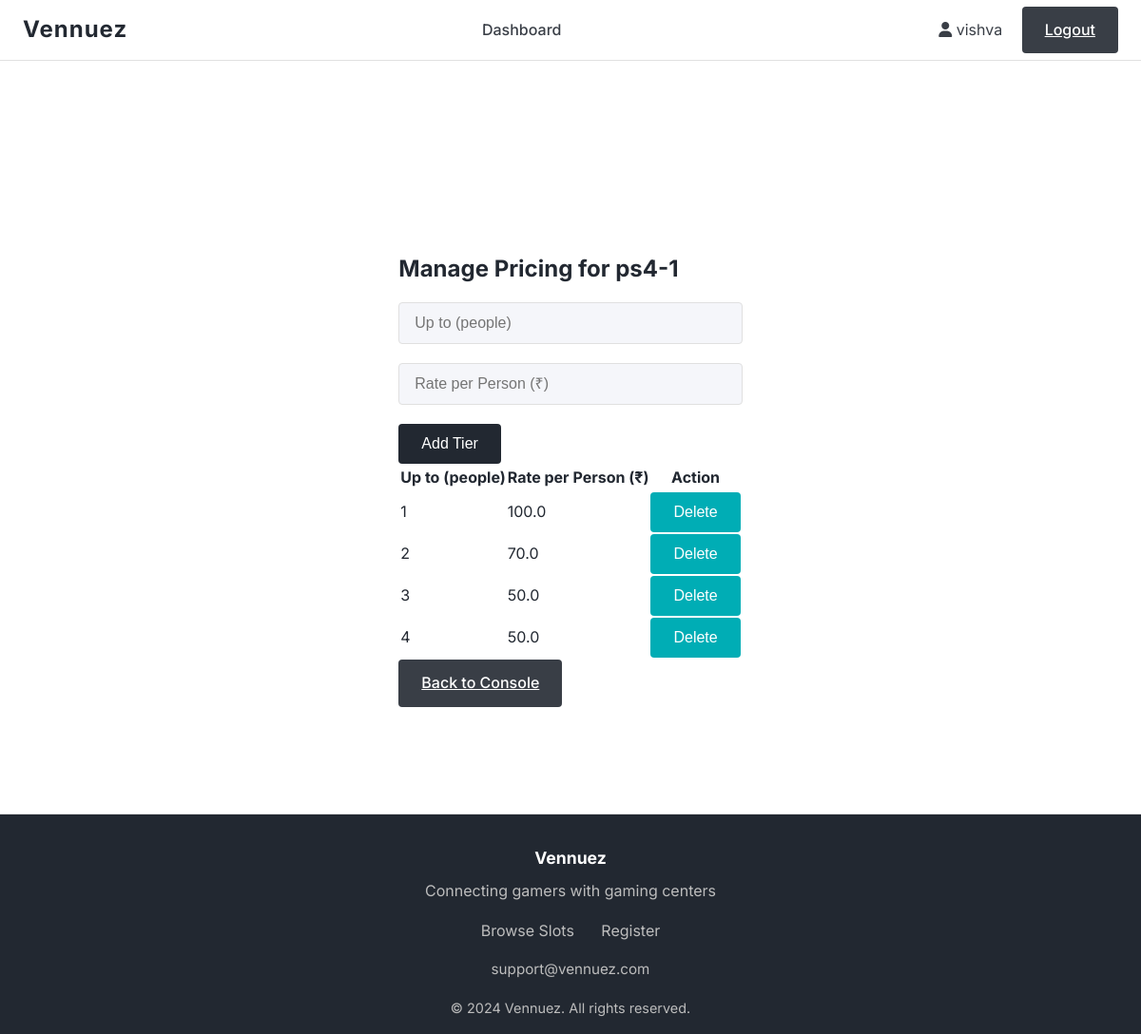
/console/1/pricing (signed in), run on an earlier commit of the app's database.
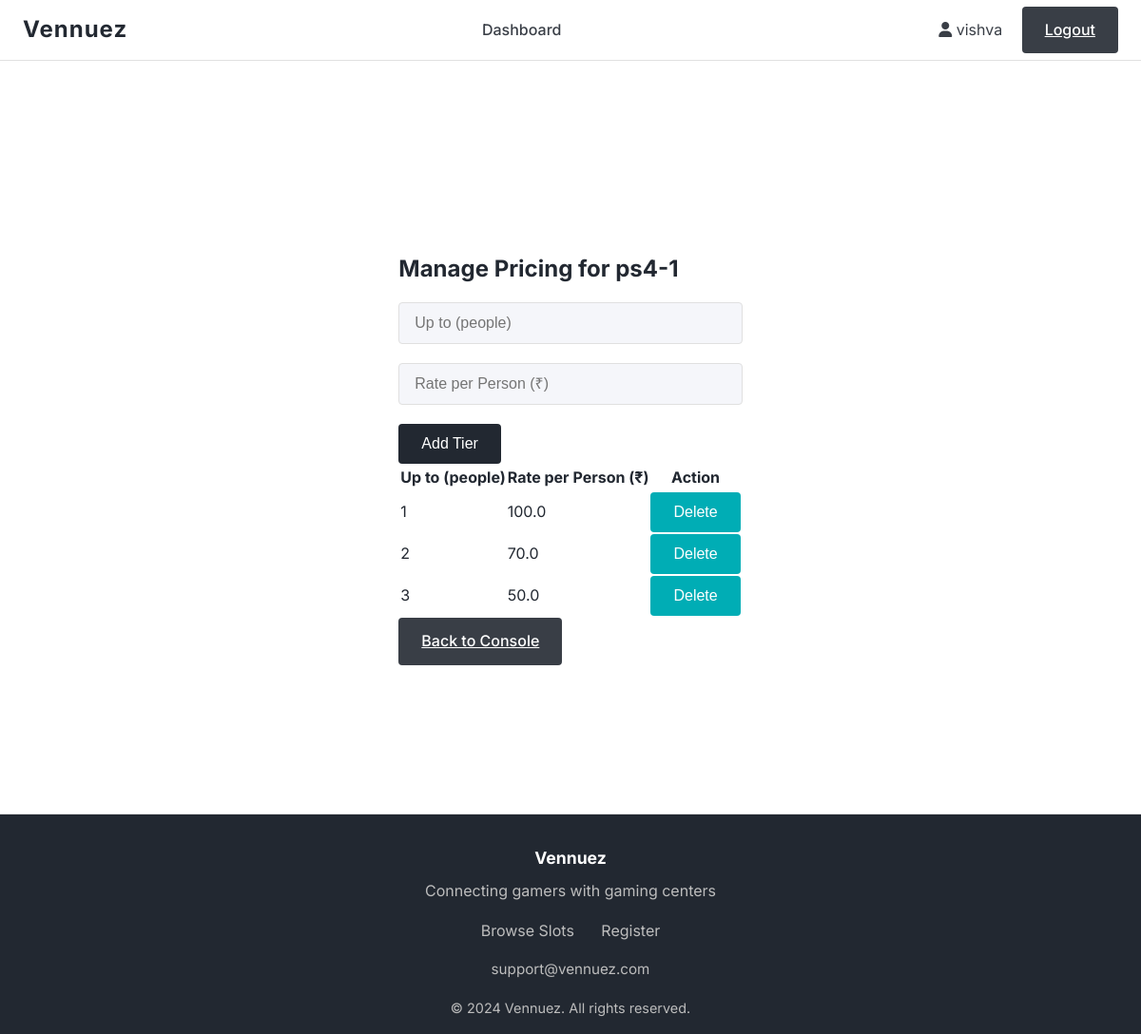
And on a later commit of the database.
### models.py (models this page shows, shortened)
class ConsolePricingTier(db.Model):
    __tablename__ = 'console_pricing_tiers'
    id = db.Column(db.Integer, primary_key=True)
    console_id = db.Column(db.Integer, db.ForeignKey('consoles.id'), nullable=False)
    max_people = db.Column(db.Integer, nullable=False)
    rate_per_person = db.Column(db.Float, nullable=False)

### routes.py (the view, shortened to what this page needs)
@app.route('/console/<int:console_id>/pricing', methods=['GET', 'POST'])
def manage_pricing(console_id):
    if 'user_id' not in session or session.get('user_type') != 'owner':
        flash('Please login as owner', 'error')
        return redirect(url_for('login'))
    console = Console.query.get_or_404(console_id)
    if console.owner_id != session['user_id']:
        flash('Access denied', 'error')
        return redirect(url_for('dashboard'))
    tiers = ConsolePricingTier.query.filter_by(console_id=console_id).order_by(ConsolePricingTier.max_people).all()
    return render_template('manage_pricing.html', console=console, tiers=tiers)

### templates/manage_pricing.html (shortened to what this page needs)
{% extends "base.html" %}
{% block content %}
<div class="container mt-4">
    <h2>Manage Pricing for {{ console.name }}</h2>
    <form method="POST" class="row g-3 mb-4">
        <div class="col-md-4">
            <input type="number" name="max_people" class="form-control" placeholder="Up to (people)" min="1" required>
        </div>
        <div class="col-md-4">
            <input type="number" name="rate_per_person" class="form-control" placeholder="Rate per Person (₹)" step="0.01" min="0" required>
        </div>
        <div class="col-md-4">
            <button type="submit" class="btn btn-primary w-100">Add Tier</button>
        </div>
    </form>
    <table class="table table-bordered">
        <thead>
            <tr>
                <th>Up to (people)</th>
                <th>Rate per Person (₹)</th>
                <th>Action</th>
            </tr>
        </thead>
        <tbody>
            {% for tier in tiers %}
            <tr>
                <td>{{ tier.max_people }}</td>
                <td>{{ tier.rate_per_person }}</td>
                <td>
                    <form method="POST" action="{{ url_for('delete_pricing_tier', console_id=console.id, tier_id=tier.id) }}" style="display:inline;">
                        <button type="submit" class="btn btn-danger btn-sm" onclick="return confirm('Delete this pricing tier?');">Delete</button>
                    </form>
                </td>
            </tr>
            {% endfor %}
        </tbody>
    </table>
    <a href="{{ url_for('console_details', console_id=console.id) }}" class="btn btn-secondary mt-3">Back to Console</a>
</div>
{% endblock %}

What changed in the data, as far as the page shows it:
no longer on this page (row edited): ConsolePricingTier: max_people "4", rate_per_person "50.0"
